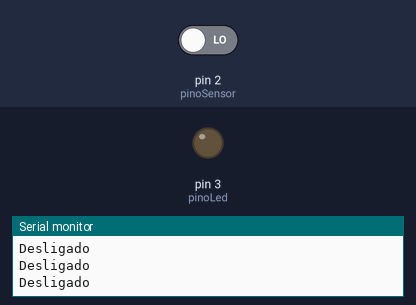
This sketch was run on a simulated Arduino Uno, built with avr-gcc and run on an emulated ATmega328P. Shown: output pins drawn as LEDs (lit = HIGH), the last lines printed to the serial monitor. The inputs (shaded band) are chosen by the test bench; at power-on: pin 2 (pinoSensor) LOW.

Above: at 1.2 s.
1.3 s: pin 2 (pinoSensor) driven HIGH
At 2.6 s:
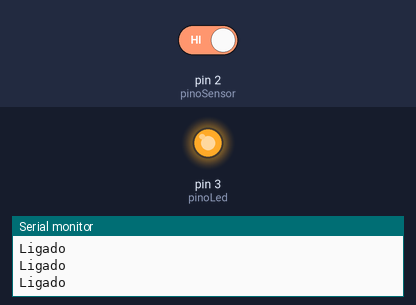
2.9 s: pin 2 (pinoSensor) driven LOW
At 3.8 s:
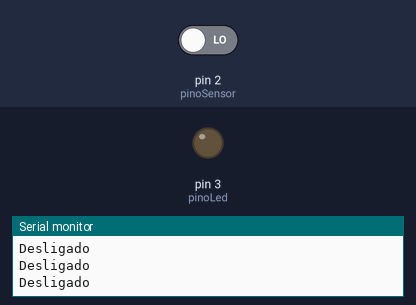
Timing chart, 0 to 5.9 s (numbered marks = the images above; inputs shaded):
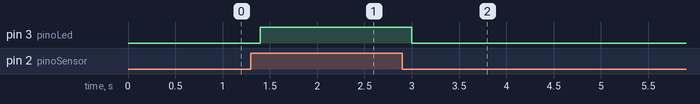

Measured:
- after the input at 1.3 s, pin 3 (pinoLed): LOW → HIGH after 0.10 s
- after the input at 2.9 s, pin 3 (pinoLed): HIGH → LOW after 0.10 s

The sketch:

touch.ino
```cpp
#include <Arduino.h>

const int pinoSensor = 2;
const int pinoLed = 3;

void setup() {
  pinMode(pinoSensor, INPUT);
  pinMode(pinoLed, OUTPUT);
  Serial.begin(9600);
}

void loop() {
  if (digitalRead(pinoSensor) == HIGH){
    digitalWrite(pinoLed, HIGH);
    Serial.println("Ligado");
  }
  else{
    digitalWrite(pinoLed,LOW);
    Serial.println("Desligado");
  }
  delay(200);
}
```
